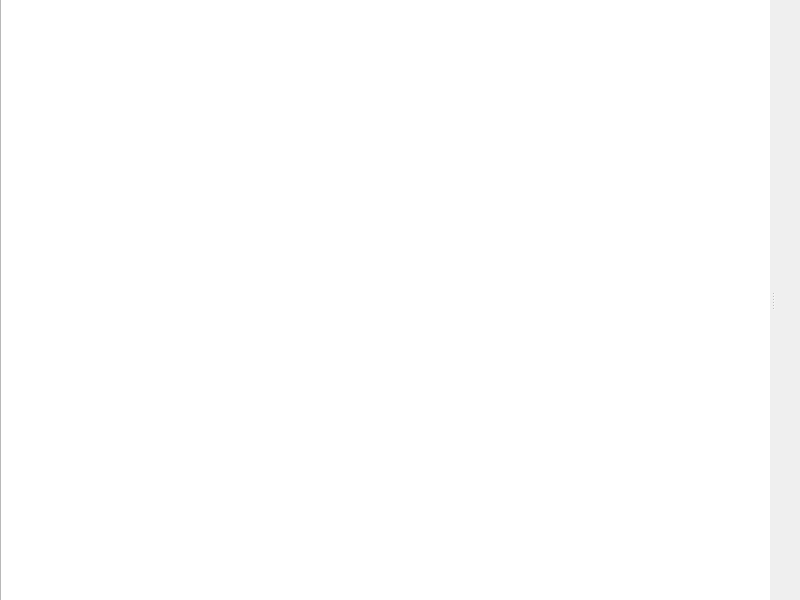
<?xml version="1.0" encoding="UTF-8"?>
<ui version="4.0">
 <class>MainWindow</class>
 <widget class="QMainWindow" name="MainWindow">
  <property name="geometry">
   <rect>
    <x>0</x>
    <y>0</y>
    <width>800</width>
    <height>600</height>
   </rect>
  </property>
  <property name="windowTitle">
   <string>MainWindow</string>
  </property>
  <widget class="QWidget" name="centralwidget">
   <widget class="QGraphicsView" name="graphicsView">
    <property name="geometry">
     <rect>
      <x>0</x>
      <y>-10</y>
      <width>801</width>
      <height>611</height>
     </rect>
    </property>
   </widget>
  </widget>
  <widget class="QDockWidget" name="dockWidget">
   <property name="floating">
    <bool>false</bool>
   </property>
   <property name="features">
    <set>QDockWidget::NoDockWidgetFeatures</set>
   </property>
   <property name="allowedAreas">
    <set>Qt::RightDockWidgetArea</set>
   </property>
   <attribute name="dockWidgetArea">
    <number>2</number>
   </attribute>
   <widget class="QWidget" name="dockWidgetContents"/>
  </widget>
 </widget>
 <resources/>
 <connections/>
</ui>
